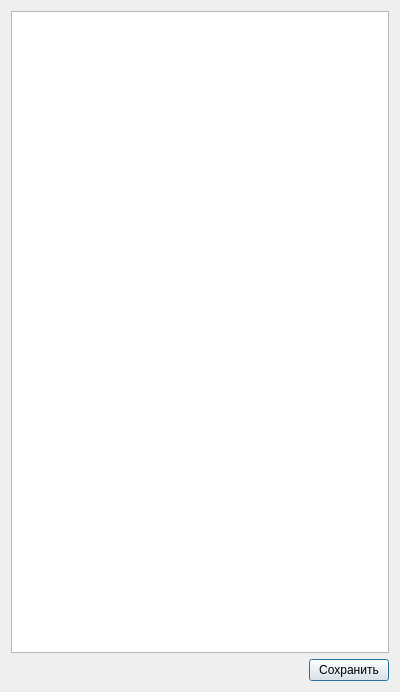
<?xml version="1.0" encoding="UTF-8"?>
<ui version="4.0">
 <class>OceanTableWidget</class>
 <widget class="QDialog" name="OceanTableWidget">
  <property name="geometry">
   <rect>
    <x>0</x>
    <y>0</y>
    <width>400</width>
    <height>692</height>
   </rect>
  </property>
  <property name="windowTitle">
   <string>Данные зондирования</string>
  </property>
  <layout class="QGridLayout" name="gridLayout_3">
   <item row="2" column="0">
    <layout class="QGridLayout" name="gridLayout_2">
     <item row="1" column="1">
      <widget class="QPushButton" name="saveButton">
       <property name="text">
        <string>Сохранить</string>
       </property>
      </widget>
     </item>
     <item row="1" column="0">
      <spacer name="horizontalSpacer">
       <property name="orientation">
        <enum>Qt::Horizontal</enum>
       </property>
       <property name="sizeHint" stdset="0">
        <size>
         <width>40</width>
         <height>20</height>
        </size>
       </property>
      </spacer>
     </item>
     <item row="0" column="0" colspan="2">
      <widget class="QTableWidget" name="tableWidget">
       <property name="sortingEnabled">
        <bool>true</bool>
       </property>
      </widget>
     </item>
    </layout>
   </item>
  </layout>
 </widget>
 <resources/>
 <connections/>
</ui>
